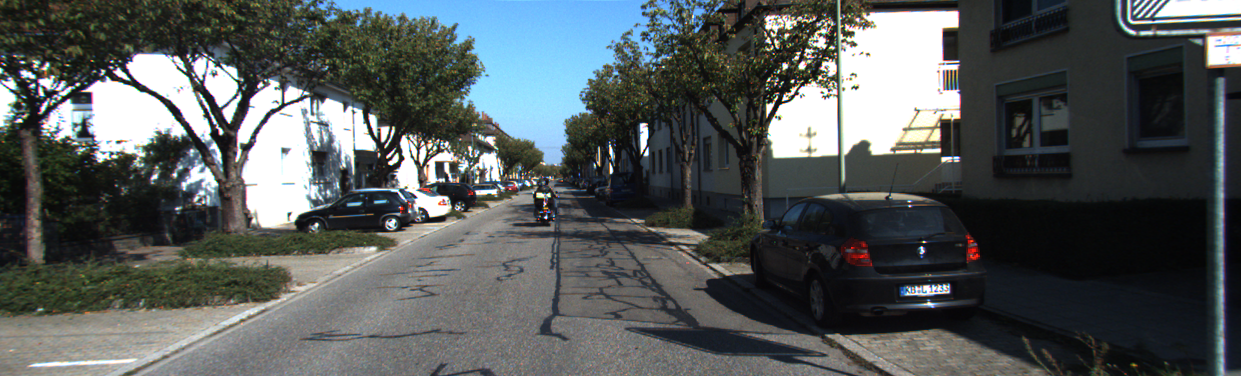
#> input picture data/kitti_l.png, 1241 x 376 px
$ python feature_matching.py
#> lines starting #> are read from the running program, lines starting #| are printed output that depends on the picture
import cv2
import numpy as np
import matplotlib.pyplot as plt


def feature_detecting_harris(img):
    # parameters for cv2.cornerHarris():
    # img - Input image, it should be grayscale and float32 type.
    # blockSize - It is the size of the small patch considered for corner detection
    # ksize - Aperture parameter of Sobel derivative used.
    # k - Harris detector free parameter in the equation.

    img_gray = cv2.cvtColor(img, cv2.COLOR_BGR2GRAY)
    harrisDetector = cv2.cornerHarris(img_gray, 2, 3, 0.04)

    # Threshold for an optimal value, it may vary depending on the image.
    img[harrisDetector > 0.01*harrisDetector.max()] = [0, 0, 255]
    cv2.imshow('dst', img)
    cv2.waitKey(0)


def feature_matching_orb(img1, img2):
    # create ORB features
    orb = cv2.ORB_create()

    # find the keypoints and descriptors with ORB
    kp1, des1 = orb.detectAndCompute(img1, None)
    kp2, des2 = orb.detectAndCompute(img2, None)

    # use brute-force matcher
    bf = cv2.BFMatcher(cv2.NORM_HAMMING, crossCheck=True)

    # Match ORB descriptors
    matches = bf.match(des1, des2)

    # Sort the matched keypoints in the order of matching distance
    # so the best matches came to the front
    matches = sorted(matches, key = lambda x:x.distance)

    # Draw first 100 matches.
    img_match = cv2.drawMatches(img1, kp1, img2, kp2, matches[0:100], None)

    img_match_rgb = cv2.cvtColor(img_match, cv2.COLOR_BGR2RGB)
    plt.imshow(img_match_rgb)
    plt.show()


if __name__ == "__main__":
    # read grayscale images
    img1 = cv2.imread('../data/kitti_l.png')
#> img1 is the input picture: shape (376, 1241, 3); mean B, G, R 89.8, 89.7, 84.4
    img2 = cv2.imread('../data/kitti_l_1.png')
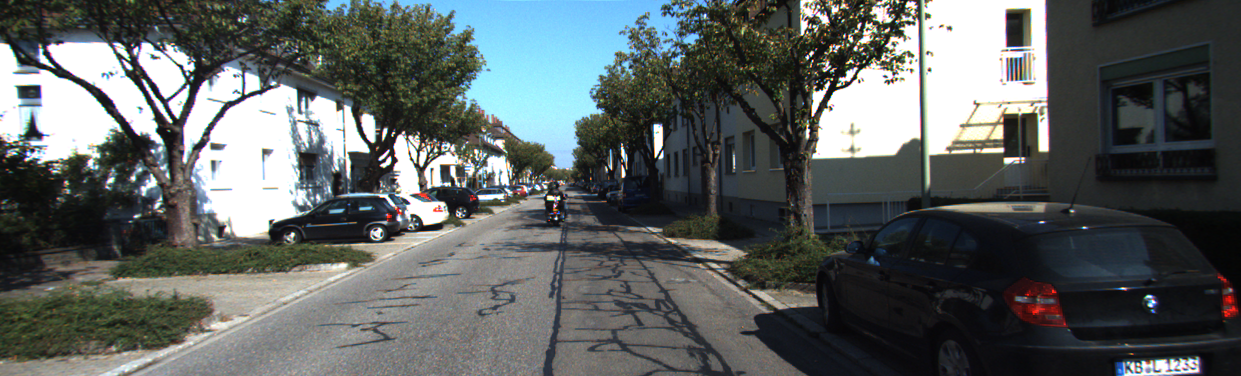
#> input picture data/kitti_l_1.png, 1241 x 376 px
#> img2 is the input picture: shape (376, 1241, 3); mean B, G, R 96.6, 97.4, 92.1

    # feature_detecting_harris(img1)
    feature_matching_orb(img1, img2)
#> in feature_matching_orb, `kp1, des1 = orb.detectAndCompute(img1, None)`: kp1 = 500 keypoints; strongest (x, y, size): (389, 162, 31), (783, 99, 31), (784, 98, 37.2), (538, 194, 37.2)
#> in feature_matching_orb, `kp2, des2 = orb.detectAndCompute(img2, None)`: kp2 = 500 keypoints; strongest (x, y, size): (548, 197, 37.2), (549, 196, 31), (389, 161, 53.6), (828, 83, 31)
#> in feature_matching_orb, `matches = bf.match(des1, des2)`: matches = 189 matches
#> in feature_matching_orb, `img_match = cv2.drawMatches(img1, kp1, img2, kp2, matches[0:100], None)`:
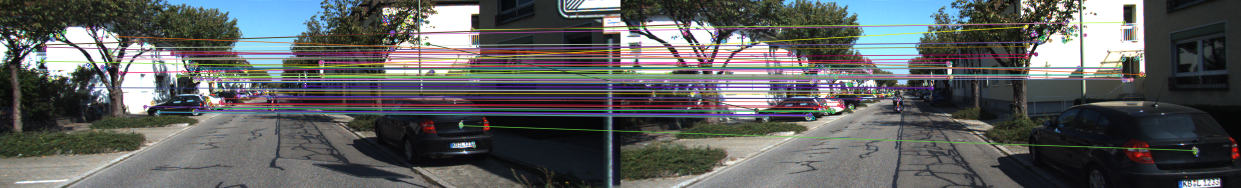
#> img_match: shape (376, 2482, 3) (shown at 1/2 size); mean B, G, R 94.8, 94.7, 92.7
